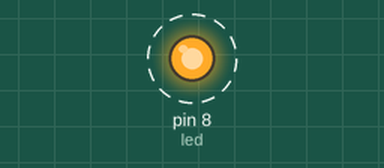
Recording of a sketch running on a simulated Arduino Uno, built with avr-gcc and run on an emulated ATmega328P. Parts: output pins drawn as LEDs (lit = HIGH). Dashed ring = blinking. What the sketch prints to the serial monitor is not drawn.

Above: at 0.5 s.
Timing chart, 0 to 4.6 s (numbered marks = the images above):
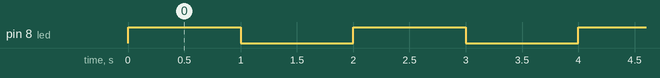

Measured:
- by itself, pin 8 (led): alternates HIGH for 1.0 s and LOW for 1.0 s

The sketch:

led_test.ino
```cpp
// define led according to pin diagram
int led = 8;
void setup() {
  // initialize digital pin led as an output
  pinMode(led, OUTPUT);
  Serial.begin(9600);
}
void loop() {
  Serial.println("LED On");
  digitalWrite(led, HIGH);  // turn the LED on
  delay(1000);              // wait for a second
  Serial.println("LED Off");
  digitalWrite(led, LOW);   // turn the LED off
  delay(1000);              // wait for a second
}
```
